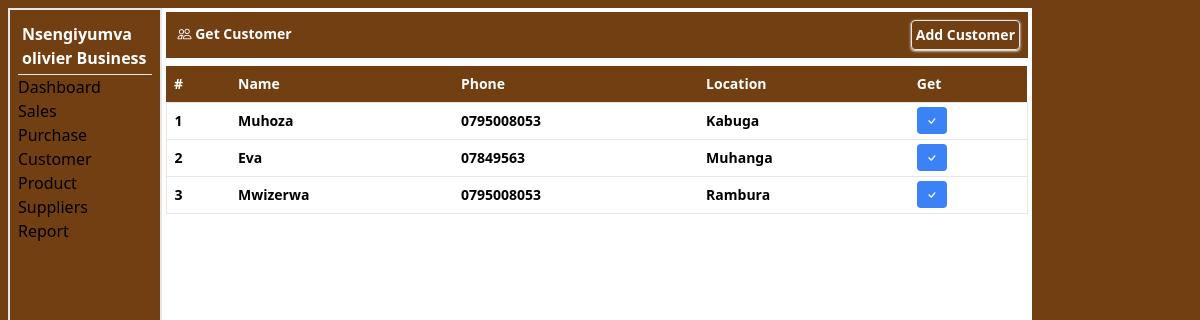
The page /pages/get_customer (signed in) on the database its author committed.
### tables this page shows
CREATE TABLE `customer` (
  `name` varchar(255) NOT NULL,
  `phone` text NOT NULL,
  `c_id` int(11) NOT NULL,
  `business` int(11) NOT NULL,
  `location` varchar(255) NOT NULL,
  `created_at` datetime NOT NULL DEFAULT current_timestamp()
);

### pages/get_customer.php (the view, shortened to what this page needs)
<?php
include("connection.php");
?>
<!DOCTYPE html>
<html lang="en">
<head>
    <script src="../plugins/css/tailwindcss.js"></script>
    <link rel="stylesheet" href="../plugins/icons/bootstrap-icons.css">
</head>
<body>
    <div class="container-fluid h-[100%]">
        <div class="flex w-full p-2 bg-yellow-900 justify-between"><h1 class="text-white font-bold text-sm p-1"><i class="bi bi-people"></i> Get Customer</h1> <a href="add_customer" class="font-bold text-white p-1 border shadow shadow-white rounded text-sm">Add Customer</a></div>
        <div class="table-responsive w-full overflow-y-auto my-2">
            <table class="w-full border-collapse [&_td]:p-2 text-sm font-bold [&_th]:text-left [&_th]:p-2">
                <thead class="bg-yellow-900 text-white text-sm"><tr>
                    <th>#</th>
                    <th class="">Name</th>
                    <th>Phone</th>
                    <th>Location</th>
                    <th>Get</th>
                </tr></thead>
                <tbody>
                    <?php
                    $no=0;
                    $business= $_SESSION['user'];
                    $select = $conn->prepare("SELECT * FROM customer where business= ?");
                    $select->bind_param("i",$business);
                    $select->execute();
                    $result=$select->get_result();
                    while ($a= $result->fetch_assoc()) {
                        $no++;
                        ?>
                        <tr class="border hover:bg-gray-200">
                            <td><?php echo $no ?></td>
                            <td><?php echo $a['name'] ?></td>
                            <td><?php echo $a['phone'] ?></td>
                            <td><?php echo $a['location'] ?></td>
                            <td><a href="add_sale?customer=<?php echo $a['c_id']?>" class="text-white bg-blue-500 rounded p-1 px-2 text-sm"><i class="bi bi-check"></i></a></td>
                        </tr>
                        <?php
                    }
                    ?>
                </tbody>
            </table>
        </div>
    </div>
</body>
</html>

### rows shown on the page
customer: name "Muhoza", phone "0795008053", location "Kabuga"
customer: name "Eva", phone "07849563", location "Muhanga"
customer: name "Mwizerwa", phone "0795008053", location "Rambura"

### other values the page prints
$_SESSION['business'] "Nsengiyumva olivier Business"
